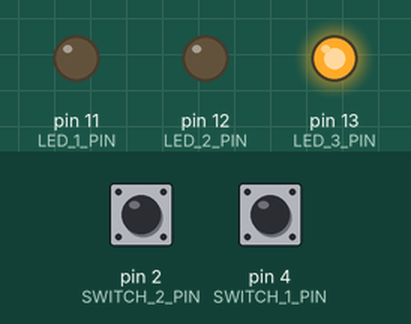
This sketch was run on a simulated Arduino Uno, built with avr-gcc and run on an emulated ATmega328P. Shown: output pins drawn as LEDs (lit = HIGH). The test bench sets the inputs (shaded band); at power-on: pin 2 (SWITCH_2_PIN) HIGH, pin 4 (SWITCH_1_PIN) HIGH.

Above: at 1.2 s.
1.3 s: pin 2 (SWITCH_2_PIN) pulled LOW for 0.15 s
At 1.37 s:
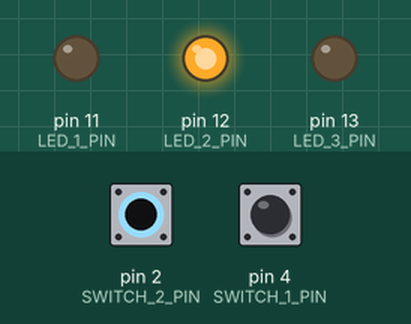
2.9 s: pin 4 (SWITCH_1_PIN) pulled LOW for 0.15 s
At 2.97 s:
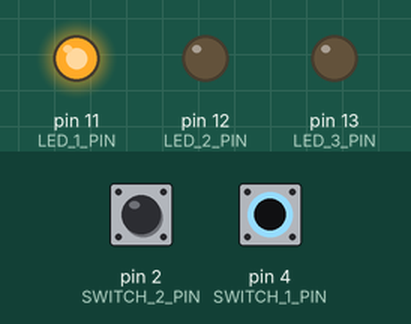
4.5 s: pin 4 (SWITCH_1_PIN) pulled LOW for 3.2 s
At 8.9 s:
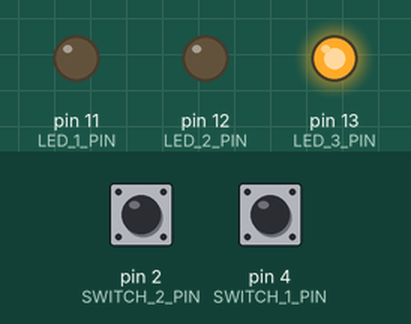
9.2 s: pin 2 (SWITCH_2_PIN) pulled LOW for 3.2 s
At 10.0 s:
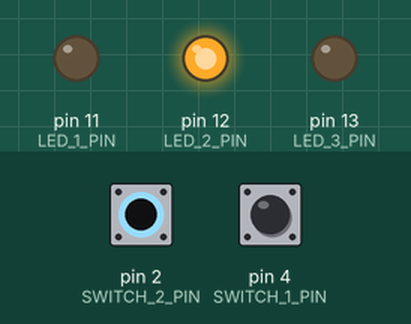
13.9 s: pin 2 (SWITCH_2_PIN) driven LOW and pin 4 (SWITCH_1_PIN) driven LOW
At 14.8 s:
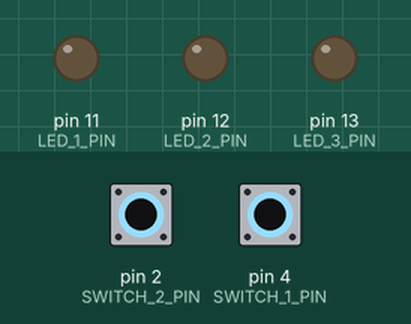
Timing chart, 0 to 16.4 s (numbered marks = the images above; inputs shaded):
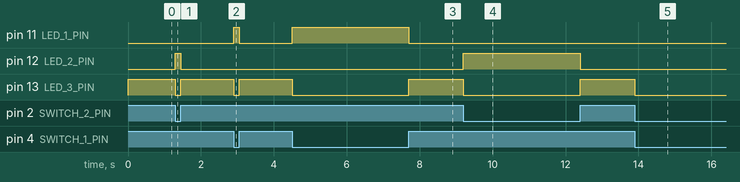

Measured:
- after the input at 1.3 s, pin 12 (LED_2_PIN): LOW → HIGH at once, → LOW 0.15 s later; pin 13 (LED_3_PIN): HIGH → LOW at once, → HIGH 0.15 s later
- after the input at 2.9 s, pin 11 (LED_1_PIN): LOW → HIGH at once, → LOW 0.15 s later; pin 13 (LED_3_PIN): HIGH → LOW at once, → HIGH 0.15 s later
- after the input at 4.5 s, pin 11 (LED_1_PIN): LOW → HIGH at once, → LOW 3.2 s later; pin 13 (LED_3_PIN): HIGH → LOW at once, → HIGH 3.2 s later
- after the input at 9.2 s, pin 12 (LED_2_PIN): LOW → HIGH at once, → LOW 3.2 s later; pin 13 (LED_3_PIN): HIGH → LOW at once, → HIGH 3.2 s later
- after the input at 13.9 s, pin 13 (LED_3_PIN): HIGH → LOW at once

The sketch:

binaryDecoder.ino
```cpp
// Constants
const int LED_1_PIN = 11;
const int LED_2_PIN = 12;
const int LED_3_PIN = 13;

const int SWITCH_1_PIN = 4;
const int SWITCH_2_PIN = 2;

// A 2-bit decoder that displays the decimal value of the binary input using LEDs.
void decodeButtonsToLeds(bool switch1State, bool switch2State)
{
    if (!switch1State && !switch2State)
    {
        digitalWrite(LED_1_PIN, LOW);
        digitalWrite(LED_2_PIN, LOW);
        digitalWrite(LED_3_PIN, LOW);
    }
    else if (!switch1State && switch2State)
    {
        digitalWrite(LED_1_PIN, HIGH);
        digitalWrite(LED_2_PIN, LOW);
        digitalWrite(LED_3_PIN, LOW);
    }
    else if (switch1State && !switch2State)
    {
        digitalWrite(LED_1_PIN, LOW);
        digitalWrite(LED_2_PIN, HIGH);
        digitalWrite(LED_3_PIN, LOW);
    }
    else if (switch1State && switch2State)
    {
        digitalWrite(LED_1_PIN, LOW);
        digitalWrite(LED_2_PIN, LOW);
        digitalWrite(LED_3_PIN, HIGH);
    }
}

void setup()
{
    // Declare the buttons as inputs and the pins as outputs
    pinMode(SWITCH_1_PIN, INPUT);
    pinMode(SWITCH_2_PIN, INPUT);

    pinMode(LED_1_PIN, OUTPUT);
    pinMode(LED_2_PIN, OUTPUT);
    pinMode(LED_3_PIN, OUTPUT);
}

void loop()
{
    // First, read the button states
    bool switch1State = digitalRead(SWITCH_1_PIN);
    bool switch2State = digitalRead(SWITCH_2_PIN);

    decodeButtonsToLeds(switch1State, switch2State);
}
```
